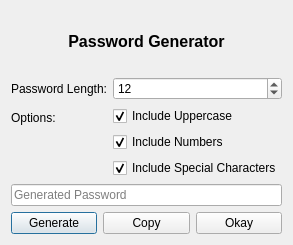
<?xml version="1.0" encoding="UTF-8"?>
<ui version="4.0">
 <class>PasswordGeneratorDialog</class>
 <widget class="QDialog" name="PasswordGeneratorDialog">
  <property name="geometry">
   <rect>
    <x>0</x>
    <y>0</y>
    <width>291</width>
    <height>245</height>
   </rect>
  </property>
  <property name="windowTitle">
   <string>Password Generator</string>
  </property>
  <layout class="QVBoxLayout" name="verticalLayout">
   <item>
    <widget class="QLabel" name="label">
     <property name="font">
      <font>
       <family>Segoe UI</family>
       <pointsize>12</pointsize>
       <italic>false</italic>
       <bold>true</bold>
      </font>
     </property>
     <property name="styleSheet">
      <string notr="true">font: bold 12pt &quot;Segoe UI&quot;;</string>
     </property>
     <property name="text">
      <string>Password Generator</string>
     </property>
     <property name="alignment">
      <set>Qt::AlignmentFlag::AlignCenter</set>
     </property>
    </widget>
   </item>
   <item>
    <layout class="QFormLayout" name="formLayout">
     <item row="0" column="0">
      <widget class="QLabel" name="labelLength">
       <property name="text">
        <string>Password Length:</string>
       </property>
      </widget>
     </item>
     <item row="0" column="1">
      <widget class="QSpinBox" name="spinLength">
       <property name="minimum">
        <number>4</number>
       </property>
       <property name="maximum">
        <number>64</number>
       </property>
       <property name="value">
        <number>12</number>
       </property>
      </widget>
     </item>
     <item row="1" column="0">
      <widget class="QLabel" name="labelOptions">
       <property name="text">
        <string>Options:</string>
       </property>
      </widget>
     </item>
     <item row="1" column="1">
      <layout class="QVBoxLayout" name="optionsLayout">
       <item>
        <widget class="QCheckBox" name="checkUpper">
         <property name="text">
          <string>Include Uppercase</string>
         </property>
         <property name="checked">
          <bool>true</bool>
         </property>
        </widget>
       </item>
       <item>
        <widget class="QCheckBox" name="checkNumbers">
         <property name="text">
          <string>Include Numbers</string>
         </property>
         <property name="checked">
          <bool>true</bool>
         </property>
        </widget>
       </item>
       <item>
        <widget class="QCheckBox" name="checkSpecial">
         <property name="text">
          <string>Include Special Characters</string>
         </property>
         <property name="checked">
          <bool>true</bool>
         </property>
        </widget>
       </item>
      </layout>
     </item>
    </layout>
   </item>
   <item>
    <widget class="QLineEdit" name="lineGenerated">
     <property name="readOnly">
      <bool>true</bool>
     </property>
     <property name="placeholderText">
      <string>Generated Password</string>
     </property>
    </widget>
   </item>
   <item>
    <layout class="QVBoxLayout" name="indicatorHolder"/>
   </item>
   <item>
    <layout class="QHBoxLayout" name="buttonLayout">
     <item>
      <widget class="QPushButton" name="btnGenerate">
       <property name="text">
        <string>Generate</string>
       </property>
      </widget>
     </item>
     <item>
      <widget class="QPushButton" name="btnCopy">
       <property name="text">
        <string>Copy</string>
       </property>
      </widget>
     </item>
     <item>
      <widget class="QPushButton" name="btnOkay">
       <property name="text">
        <string>Okay</string>
       </property>
      </widget>
     </item>
    </layout>
   </item>
  </layout>
 </widget>
 <resources/>
 <connections/>
</ui>
